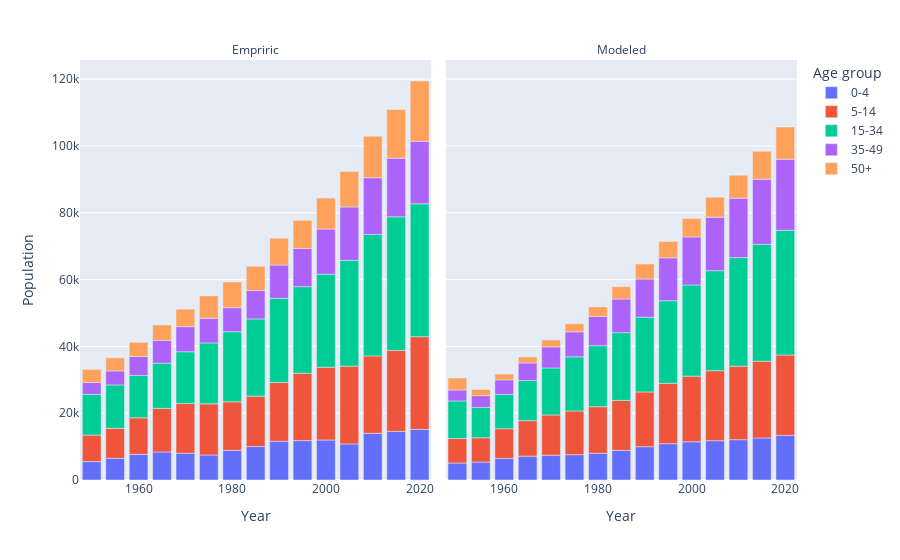

Write notebook code for a chart like this one.
### Code cell
fig5 =  px.bar(
    total_pop,
    x='year',
    y='sum',
    color='age_bins',
    facet_col="type",
    labels={'year':'Year', 'sum':'Population', 'age_bins':'Age group'}
)
fig5.for_each_annotation(lambda a: a.update(text=a.text.split("=")[-1]))
fig5.show()

### Figure 1 — Plotly figure (JSON) as saved in the notebook; plotly's stock layout.template omitted (floating-point values rounded to 4 significant figures)
{"data": [{"alignmentgroup": "True", "hovertemplate": "Age group=0-4<br>type=Empriric<br>Year=%{x}<br>Population=%{y}<extra></extra>", "legendgroup": "0-4", "marker": {"color": "#636efa", "pattern": {"shape": ""}}, "name": "0-4", "offsetgroup": "0-4", "orientation": "v", "showlegend": true, "textposition": "auto", "type": "bar", "x": [1950, 1955, 1960, 1965, 1970, 1975, 1980, 1985, 1990, 1995, 2000, 2005, 2010, 2015, 2020], "xaxis": "x", "y": [5510, 6506, 7688, 8401, 8022, 7503, 8881, 10008, 11597, 11802, 11968, 10812, 13971, 14556, 15161], "yaxis": "y"}, {"alignmentgroup": "True", "hovertemplate": "Age group=0-4<br>type=Modeled<br>Year=%{x}<br>Population=%{y}<extra></extra>", "legendgroup": "0-4", "marker": {"color": "#636efa", "pattern": {"shape": ""}}, "name": "0-4", "offsetgroup": "0-4", "orientation": "v", "showlegend": false, "textposition": "auto", "type": "bar", "x": [1950, 1955, 1960, 1965, 1970, 1975, 1980, 1985, 1990, 1995, 2000, 2005, 2010, 2015, 2020], "xaxis": "x2", "y": [5088, 5372, 6457, 7133, 7423, 7590, 8019, 8869, 9968, 10870, 11434, 11757, 12074, 12595, 13355], "yaxis": "y2"}, {"alignmentgroup": "True", "hovertemplate": "Age group=5-14<br>type=Empriric<br>Year=%{x}<br>Population=%{y}<extra></extra>", "legendgroup": "5-14", "marker": {"color": "#EF553B", "pattern": {"shape": ""}}, "name": "5-14", "offsetgroup": "5-14", "orientation": "v", "showlegend": true, "textposition": "auto", "type": "bar", "x": [1950, 1955, 1960, 1965, 1970, 1975, 1980, 1985, 1990, 1995, 2000, 2005, 2010, 2015, 2020], "xaxis": "x", "y": [7944, 8958, 10936, 13041, 14900, 15289, 14516, 15094, 17583, 20165, 21773, 23275, 23187, 24276, 27741], "yaxis": "y"}, {"alignmentgroup": "True", "hovertemplate": "Age group=5-14<br>type=Modeled<br>Year=%{x}<br>Population=%{y}<extra></extra>", "legendgroup": "5-14", "marker": {"color": "#EF553B", "pattern": {"shape": ""}}, "name": "5-14", "offsetgroup": "5-14", "orientation": "v", "showlegend": false, "textposition": "auto", "type": "bar", "x": [1950, 1955, 1960, 1965, 1970, 1975, 1980, 1985, 1990, 1995, 2000, 2005, 2010, 2015, 2020], "xaxis": "x2", "y": [7335, 7264, 8909, 10633, 12047, 13069, 13923, 14963, 16396, 18074, 19662, 20966, 22001, 22962, 24061], "yaxis": "y2"}, {"alignmentgroup": "True", "hovertemplate": "Age group=15-34<br>type=Empriric<br>Year=%{x}<br>Population=%{y}<extra></extra>", "legendgroup": "15-34", "marker": {"color": "#00cc96", "pattern": {"shape": ""}}, "name": "15-34", "offsetgroup": "15-34", "orientation": "v", "showlegend": true, "textposition": "auto", "type": "bar", "x": [1950, 1955, 1960, 1965, 1970, 1975, 1980, 1985, 1990, 1995, 2000, 2005, 2010, 2015, 2020], "xaxis": "x", "y": [12180, 13006, 12679, 13505, 15463, 18252, 20980, 23125, 25199, 25905, 27862, 31671, 36364, 39960, 39780], "yaxis": "y"}, {"alignmentgroup": "True", "hovertemplate": "Age group=15-34<br>type=Modeled<br>Year=%{x}<br>Population=%{y}<extra></extra>", "legendgroup": "15-34", "marker": {"color": "#00cc96", "pattern": {"shape": ""}}, "name": "15-34", "offsetgroup": "15-34", "orientation": "v", "showlegend": false, "textposition": "auto", "type": "bar", "x": [1950, 1955, 1960, 1965, 1970, 1975, 1980, 1985, 1990, 1995, 2000, 2005, 2010, 2015, 2020], "xaxis": "x2", "y": [11247, 9075, 10255, 12012, 14076, 16208, 18263, 20270, 22380, 24727, 27291, 29934, 32510, 34959, 37323], "yaxis": "y2"}, {"alignmentgroup": "True", "hovertemplate": "Age group=35-49<br>type=Empriric<br>Year=%{x}<br>Population=%{y}<extra></extra>", "legendgroup": "35-49", "marker": {"color": "#ab63fa", "pattern": {"shape": ""}}, "name": "35-49", "offsetgroup": "35-49", "orientation": "v", "showlegend": true, "textposition": "auto", "type": "bar", "x": [1950, 1955, 1960, 1965, 1970, 1975, 1980, 1985, 1990, 1995, 2000, 2005, 2010, 2015, 2020], "xaxis": "x", "y": [3544, 4187, 5667, 6882, 7534, 7350, 7215, 8523, 9969, 11440, 13535, 15974, 16969, 17565, 18715], "yaxis": "y"}, {"alignmentgroup": "True", "hovertemplate": "Age group=35-49<br>type=Modeled<br>Year=%{x}<br>Population=%{y}<extra></extra>", "legendgroup": "35-49", "marker": {"color": "#ab63fa", "pattern": {"shape": ""}}, "name": "35-49", "offsetgroup": "35-49", "orientation": "v", "showlegend": false, "textposition": "auto", "type": "bar", "x": [1950, 1955, 1960, 1965, 1970, 1975, 1980, 1985, 1990, 1995, 2000, 2005, 2010, 2015, 2020], "xaxis": "x2", "y": [3272, 3547, 4350, 5250, 6300, 7493, 8771, 10082, 11427, 12843, 14373, 16022, 17760, 19534, 21299], "yaxis": "y2"}, {"alignmentgroup": "True", "hovertemplate": "Age group=50+<br>type=Empriric<br>Year=%{x}<br>Population=%{y}<extra></extra>", "legendgroup": "50+", "marker": {"color": "#FFA15A", "pattern": {"shape": ""}}, "name": "50+", "offsetgroup": "50+", "orientation": "v", "showlegend": true, "textposition": "auto", "type": "bar", "x": [1950, 1955, 1960, 1965, 1970, 1975, 1980, 1985, 1990, 1995, 2000, 2005, 2010, 2015, 2020], "xaxis": "x", "y": [3870, 3916, 4232, 4600, 5232, 6720, 7709, 7236, 8052, 8411, 9258, 10593, 12436, 14572, 18050], "yaxis": "y"}, {"alignmentgroup": "True", "hovertemplate": "Age group=50+<br>type=Modeled<br>Year=%{x}<br>Population=%{y}<extra></extra>", "legendgroup": "50+", "marker": {"color": "#FFA15A", "pattern": {"shape": ""}}, "name": "50+", "offsetgroup": "50+", "orientation": "v", "showlegend": false, "textposition": "auto", "type": "bar", "x": [1950, 1955, 1960, 1965, 1970, 1975, 1980, 1985, 1990, 1995, 2000, 2005, 2010, 2015, 2020], "xaxis": "x2", "y": [3573, 1862, 1730, 1825, 2085, 2428, 2848, 3687, 4491, 4880, 5491, 5978, 6892, 8361, 9639], "yaxis": "y2"}], "layout": {"annotations": [{"font": {}, "showarrow": false, "text": "Empriric", "x": 0.245, "xanchor": "center", "xref": "paper", "y": 1, "yanchor": "bottom", "yref": "paper"}, {"font": {}, "showarrow": false, "text": "Modeled", "x": 0.755, "xanchor": "center", "xref": "paper", "y": 1, "yanchor": "bottom", "yref": "paper"}], "barmode": "relative", "legend": {"title": {"text": "Age group"}, "tracegroupgap": 0}, "margin": {"t": 60}, "xaxis": {"anchor": "y", "domain": [0, 0.49], "title": {"text": "Year"}}, "xaxis2": {"anchor": "y2", "domain": [0.51, 1], "matches": "x", "title": {"text": "Year"}}, "yaxis": {"anchor": "x", "domain": [0, 1], "title": {"text": "Population"}}, "yaxis2": {"anchor": "x2", "domain": [0, 1], "matches": "y", "showticklabels": false}}}
